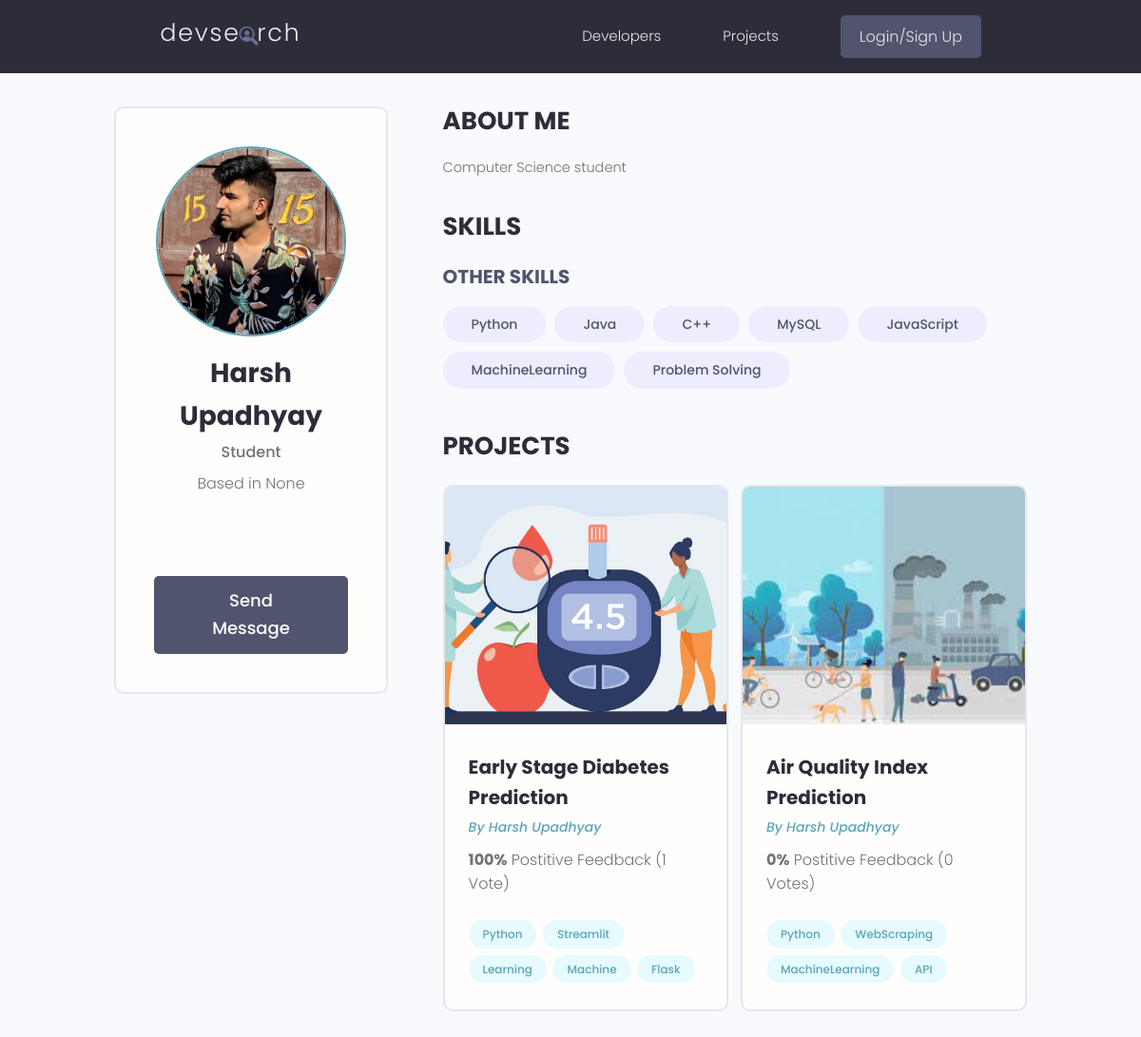
The page /profile/6bdfa67bbb764a37aff49d978ab8a1c3/ on the database its author committed.
### users/models.py (models this page shows, shortened)
class Profile(models.Model):
    user = models.OneToOneField(
        User, on_delete=models.CASCADE, null=True, blank=True)
    name = models.CharField(max_length=200, blank=True, null=True)
    email = models.EmailField(max_length=500, blank=True, null=True)
    username = models.CharField(max_length=200, blank=True, null=True)
    location = models.CharField(max_length=200, blank=True, null=True)
    short_intro = models.CharField(max_length=200, blank=True, null=True)
    bio = models.TextField(blank=True, null=True)
    profile_image = models.ImageField(
        null=True, blank=True, upload_to='profiles/', default="profiles/user-default.png")
    social_github = models.CharField(max_length=200, blank=True, null=True)
    social_twitter = models.CharField(max_length=200, blank=True, null=True)
    social_linkedin = models.CharField(max_length=200, blank=True, null=True)
    social_youtube = models.CharField(max_length=200, blank=True, null=True)
    social_website = models.CharField(max_length=200, blank=True, null=True)
    created = models.DateTimeField(auto_now_add=True)
    id = models.UUIDField(default=uuid.uuid4, unique=True,
                          primary_key=True, editable=False)
    class Meta:
        ordering = ['created']
    @property
    def imageURL(self):
        try:
            url = self.profile_image.url
        except:
            url = ''
        return url

class Skill(models.Model):
    owner = models.ForeignKey(
        Profile, on_delete=models.CASCADE, null=True, blank=True)
    name = models.CharField(max_length=200, blank=True, null=True)
    description = models.TextField(null=True, blank=True)
    created = models.DateTimeField(auto_now_add=True)
    id = models.UUIDField(default=uuid.uuid4, unique=True,
                          primary_key=True, editable=False)
    def __str__(self):
        return str(self.name)

### projects/models.py (models this page shows, shortened)
class Project(models.Model):
    owner = models.ForeignKey(
        Profile, null=True, blank=True, on_delete=models.CASCADE)
    title = models.CharField(max_length=200)
    description = models.TextField(null=True, blank=True)
    featured_image = models.ImageField(
        null=True, blank=True, default="default.jpg")
    demo_link = models.CharField(max_length=2000, null=True, blank=True)
    source_link = models.CharField(max_length=2000, null=True, blank=True)
    tags = models.ManyToManyField('Tag', blank=True)
    vote_total = models.IntegerField(default=0, null=True, blank=True)
    vote_ratio = models.IntegerField(default=0, null=True, blank=True)
    created = models.DateTimeField(auto_now_add=True)
    id = models.UUIDField(default=uuid.uuid4, unique=True,
                          primary_key=True, editable=False)
    class Meta:
        ordering = ['-vote_ratio', '-vote_total', 'title']
    @property
    def imageURL(self):
        try:
            url = self.featured_image.url
        except:
            url = ''
        return url

class Tag(models.Model):
    name = models.CharField(max_length=200)
    created = models.DateTimeField(auto_now_add=True)
    id = models.UUIDField(default=uuid.uuid4, unique=True,
                          primary_key=True, editable=False)
    def __str__(self):
        return self.name

### users/views.py (the view)
# urls.py: path('profile/<str:pk>/', views.userProfile, name="user-profile"),
def userProfile(request, pk):
    profile = Profile.objects.get(id=pk)
    topSkills = profile.skill_set.exclude(description__exact="")
    otherSkills = profile.skill_set.filter(description="")
    context = {'profile': profile, 'topSkills': topSkills,
               "otherSkills": otherSkills}
    return render(request, 'users/user-profile.html', context)

### users/templates/users/user-profile.html (shortened to what this page needs)
{% extends 'main.html' %}
{% block content %}
<main class="profile my-md">
    <div class="container">
        <div class="layout">
            <div class="column column--1of3">
                <div class="card text-center">
                    <div class="card__body dev">
                        <img class="avatar avatar--xl" src="{{ profile.imageURL }}" />
                        <h2 class="dev__name">{{profile.name}}</h2>
                        <p class="dev__title">{{profile.short_intro}}</p>
                        <p class="dev__location">Based in {{profile.location}}</p>
                        <ul class="dev__social">
                        </ul>
                        {% if request.user.profile.id != profile.id %}
                        <a href="{% url 'create-message' profile.id %}" class="btn btn--sub btn--lg">Send Message </a>
                        {% endif %}
                    </div>
                </div>
            </div>
            <div class="column column--2of3">
                <div class="devInfo">
                    <h3 class="devInfo__title">About Me</h3>
                    <p class="devInfo__about">{{profile.bio}}</p>
                </div>
                <div class="devInfo">
                    <h3 class="devInfo__title">Skills</h3>
                    <div class="devInfo__skills">
                        <h3 class="devInfo__subtitle">Other Skills</h3>
                        <div class="devInfo__otherSkills">
                            {% for skill in otherSkills %}
                            <span class="tag tag--pill tag--sub tag--lg">
                                <small>{{skill}}</small>
                            </span>
                            {% endfor %}
                        </div>
                    </div>
                </div>
                <div class="devInfo">
                    <h3 class="devInfo__title">Projects</h3>
                    <div class="grid grid--two">
                        {% for project in profile.project_set.all %}
                        <div class="column">
                            <div class="card project">
                                <a href="{% url 'project' project.id %}" class="project">
                                    <img class="project__thumbnail" src="{{project.imageURL}}"
                                        alt="project thumbnail" />
                                    <div class="card__body">
                                        <h3 class="project__title">{{project.title}}</h3>
                                        <p><a class="project__author"
                                                href="{% url 'user-profile' project.owner.id %}">By
                                                {{project.owner.name}}</a>
                                        </p>
                                        <p class="project--rating">
                                            <span style="font-weight: bold;">{{project.vote_ratio}}%</span> Postitive
                                            Feedback ({{project.vote_total}} Vote{{project.vote_total|pluralize:"s"}})
                                        </p>
                                        <div class="project__tags">
                                            {% for tag in project.tags.all %}
                                            <span class="tag tag--pill tag--main">
                                                <small>{{tag}}</small>
                                            </span>
                                            {% endfor %}
                                        </div>
                                    </div>
                                </a>
                            </div>
                        </div>
                        {% endfor %}
                    </div>
                </div>
            </div>
        </div>
    </div>
</main>
{% endblock content %}

### static/styles/app.css (style rules this page uses)
:root { --color-sub: #2d2d39; }
.btn--sub { background-color: var(--color-sub-light); }
.card { border: 2px solid var(--color-light); }
img { width: 100%; }
.profile .card > .dev { padding: 4rem; }
.dev__name { color: var(--color-sub); font-size: 2.8rem; font-weight: 700; margin-top: 1rem; margin-bottom: 0.5rem; }
.dev__title { font-size: 1.6rem; font-weight: 500; line-height: 1.3; }
.dev__location { margin-top: 1rem; }
.dev__social { margin: 3rem 0; list-style: none; display: flex; justify-content: center; gap: 1.5rem; }
.devInfo { margin-bottom: 3rem; }
.devInfo__title, .devInfo__subtitle { font-size: 2.6rem; color: var(--color-sub); text-transform: uppercase; font-weight: 700; margin-bottom: 1.5rem; }
.devInfo__subtitle { font-size: 2rem; color: var(--color-sub-light); }
.devInfo__about, .devSkill__info { font-size: 1.45rem; line-height: 1.7; text-align: justify; }
.project__author { font-size: 1.4rem; font-style: italic; }
.project--rating { margin-bottom: 1.6em; margin-top: .5em; }
.project__thumbnail { height: 25rem; object-fit: cover; object-position: top center; }
.project__title { font-size: 2rem; font-weight: 700; color: var(--color-sub); }

### static/uikit/styles/modules/_variables.css (style rules this page uses)
:root { --color-main: #5aa5b9; --color-main-light: #e6faff; --color-sub: #3f4156; --color-sub-light: #51546e; --color-sub-lighter: #ededfd; --color-text: #737373; --color-gray: #8b8b8b; --color-light: #e5e7eb; --color-light-gray: #767676; --color-bg: #f8fafd; --color-white: #fffefd; --color-white-light: #f3f3f3; --color-success: #359e64; --color-success-bg: #def8e8; --color-error: #fc4b0b; --color-error-bg: #fff2ee; --font-base: 'Poppins', arial, helvetica, 'Segoe UI', roboto, ubuntu, sans-serif; --font-monospace: 'Fira Code', 'Courier New', courier, monospace; --font-regular: 300; --font-medium: 500; --font-bold: 700; --generic-shadow: 1px 1px 5px #00000010; --generic-transition: all 0.3s ease-in-out; }

### static/uikit/styles/modules/_base.css (style rules this page uses)
* { margin: 0; padding: 0; box-sizing: border-box; text-rendering: optimizeLegibility; color: inherit; font-size: inherit; }
html { font-size: 50%; }
@media only screen and (min-width: 480px) { html { font-size: 56.25%; } }
@media only screen and (min-width: 1200px) { html { font-size: 62.5%; } }
body { line-height: 1.6; font-weight: 400; font-size: 1.5rem; color: var(--color-text); background-color: var(--color-bg); min-height: 100vh; }

### static/uikit/styles/modules/_typography.css (style rules this page uses)
* { font-family: var(--font-base); }
h2 { font-size: 3.6rem; font-weight: var(--font-bold); }
h3 { font-size: 3.2rem; font-weight: var(--font-medium); }
p, span, strong { font-size: 1.6rem; color: var(--color-text); font-weight: var(--font-regular); }
a { padding-bottom: 2px; text-decoration: none; display: inline-block; color: var(--color-main); font-weight: var(--font-medium); }

### static/uikit/styles/modules/_utilities.css (style rules this page uses)
.container { width: 92%; max-width: 165rem; margin: 0 auto; box-sizing: border-box; }
@media screen and (min-width: 1000px) { .container { width: 90%; } }
@media screen and (min-width: 1200px) { .container { width: 80%; } }
.text-center { text-align: center; }
.my-md { margin: 3rem auto; }

### static/uikit/styles/modules/_avatar.css (style rules this page uses)
.avatar { border-radius: 50%; border: 2px solid var(--color-main); object-fit: cover; }
.avatar--xl { height: 20rem; width: 20rem; }

### static/uikit/styles/modules/_button.css (style rules this page uses)
.btn { display: inline-block; position: relative; cursor: pointer; background-color: var(--color-light); font-weight: var(--font-medium); color: var(--color-sub); text-decoration: none; padding: 1rem 2rem; border-radius: 0.5rem; border: none; width: -webkit-fit-content; width: -moz-fit-content; width: fit-content; height: -webkit-fit-content; height: -moz-fit-content; height: fit-content; font-size: 1.6rem; outline-width: 0; outline-color: transparent; -webkit-backface-visibility: hidden; backface-visibility: hidden; transition: all 0.3s ease-in-out; }
.btn--sub { background-color: var(--color-sub); color: var(--color-white); }
.btn--lg { font-size: 1.8rem; padding: 1.2rem 4.5rem; }

### static/uikit/styles/modules/_card.css (style rules this page uses)
.card { border-radius: 1rem; background-color: var(--color-white); border: 1.5px solid var(--color-light); width: auto; height: auto; margin-top: 0.5rem; margin-bottom: 0.5rem; overflow: hidden; }
.card__body, .card__header { padding: 2rem 2.5rem; }

### static/uikit/styles/modules/_layout.css (style rules this page uses)
.layout { display: flex; flex-flow: row wrap; justify-content: space-between; }
.layout > .column { margin-bottom: 3rem; }
.layout > .column.column--1of3 { flex-basis: 30%; }
.layout > .column.column--2of3 { flex-basis: 64%; }

### rows shown on the page
Profile: imageURL (picture), name "Harsh Upadhyay", short_intro "Student", location "None", bio "Computer Science student"
Skill: name "Python"
Skill: name "Java"
Skill: name "C++"
Skill: name "MySQL"
Skill: name "JavaScript"
Skill: name "MachineLearning"
Skill: name "Problem Solving"
Project: imageURL (picture), title "Early Stage Diabetes Prediction", owner.name "Harsh Upadhyay", vote_ratio "100", vote_total "1"
Tag: name "Python"
Tag: name "Streamlit"
Tag: name "Learning"
Tag: name "Machine"
Tag: name "Flask"
Project: imageURL (picture), title "Air Quality Index Prediction", owner.name "Harsh Upadhyay", vote_ratio "0", vote_total "0"
Tag: name "WebScraping"
Tag: name "MachineLearning"
Tag: name "API"
